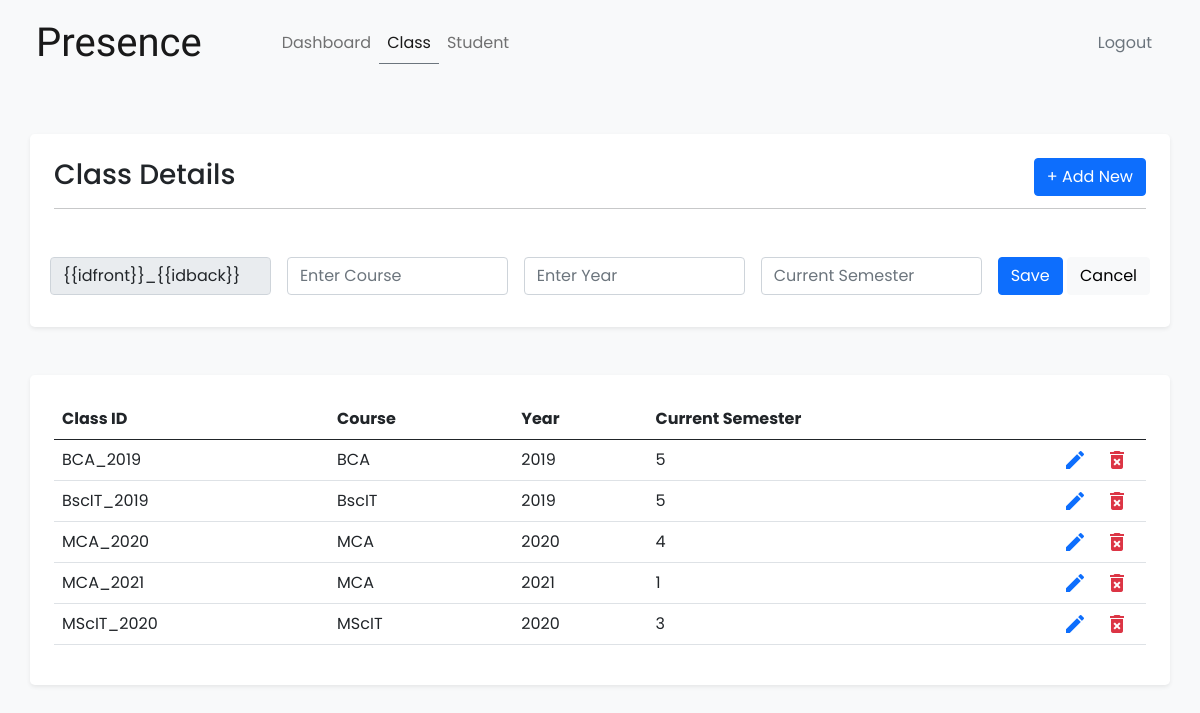
Page /Admin/Class/ (signed in) on the committed database.
### tables this page shows
CREATE TABLE `class` (
  `ClassId` varchar(20) NOT NULL,
  `ClassCourse` varchar(20) NOT NULL,
  `ClassYear` int(20) NOT NULL,
  `ClassSem` int(1) NOT NULL
);

### Admin/Class/index.php (the view, shortened to what this page needs)
<!DOCTYPE html>
<html lang="en">
<head>
</head>
<body ng-app="App" ng-controller="Ctrl" class="bg-light">
    <?php
      include $_SERVER['DOCUMENT_ROOT']."/dbconfig.php";
    ?>
	<div class="container mt-5 p-4 rounded-3 shadow-sm bg-white">
		<h3>Class Details
            <button class="btn btn-primary float-end" ng-click="addform=false" ng-show="addform">+ Add New</button>
        </h3>
		<hr/>
		<br/>
		<form action="insert.php" method="post" class="row" ng-hide="addform">
			<div class="col-md p-2">
				<input type="text" class="form-control" placeholder="Enter Class ID" name="ClassId" readonly="readonly" value="{{idfront}}_{{idback}}">
			</div>
			<div class="col-md p-2">
				<input type="text" class="form-control" placeholder="Enter Course" name="ClassCourse" ng-model="idfront" required>
			</div>
			<div class="col-md p-2">
				<input type="number" class="form-control" placeholder="Enter Year" name="ClassYear" ng-model="idback" required>
			</div>
            <div class="col-md p-2">
				<input type="number" class="form-control" placeholder="Current Semester" name="ClassSem" required>
			</div>
			<div class="col col-auto p-2">
				<button type="submit" name="submit" class="btn btn-primary">Save</button>
                <input type="button" value="Cancel" class="btn btn-light" ng-click="addform=true">
			</div>
		</form>
	</div>
    <div class="container mt-5 p-4 rounded-3 shadow-sm bg-white">
      <table class="table">
		<thead>
			<tr>
				<th>Class ID</th>
				<th>Course</th>
				<th>Year</th>
                <th>Current Semester</th>
				<th width="100px"></th>
			</tr>
		</thead>
		<tbody>
			<?php
				$sql="select * from class";
				$result=mysqli_query($con,$sql);
				if($result){
					while($row=mysqli_fetch_assoc($result)){
						$ClassId=$row['ClassId'];
						$ClassCourse=$row['ClassCourse'];
						$ClassYear=$row['ClassYear'];
                        $ClassSem=$row['ClassSem'];
						echo '
                        <tr>
							<td>'.$ClassId.'</td>
							<td>'.$ClassCourse.'</td>
							<td>'.$ClassYear.'</td>
                            <td>'.$ClassSem.'</td>
							<td class="d-flex justify-content-around c-pointer">
<i class="material-icons c-pointer text-primary" data-bs-toggle="modal" data-bs-target="#updatemodal" ng-click="loadedit('."'$ClassId-$ClassCourse-$ClassYear-$ClassSem'".')">edit</i>
<i class="material-icons c-pointer text-danger" data-bs-toggle="modal" data-bs-target="#deletemodal" ng-click="del='."'$ClassId'".'">delete_forever</i>
							</td>
						</tr>';
					}
				}
			?>
		</tbody>
      </table>
    </div>
</body>
</html>

### assets/index.css (style rules this page uses)
* { font-family: 'Poppins'; }
.c-pointer { cursor: pointer; }
.logofont { font-family: 'Sacramento'; }

### rows in the picture
class: ClassId "BCA_2019", ClassCourse "BCA", ClassYear "2019", ClassSem "5"
class: ClassId "BscIT_2019", ClassCourse "BscIT", ClassYear "2019", ClassSem "5"
class: ClassId "MCA_2020", ClassCourse "MCA", ClassYear "2020", ClassSem "4"
class: ClassId "MCA_2021", ClassCourse "MCA", ClassYear "2021", ClassSem "1"
class: ClassId "MScIT_2020", ClassCourse "MScIT", ClassYear "2020", ClassSem "3"
